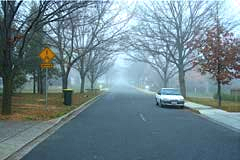
#> input picture Image-Dehazing/Dehazedtest1.png, 240 x 160 px, given in place of hazy.mp4, which was not available
$ python dehazing_video.py
#> lines starting #> are read from the running program, lines starting #| are printed output that depends on the picture; pictures that were not available may be replaced by others from this repository, and a replacement may not be noted
### Image-Dehazing/dehazing.py
import numpy as np
import cv2
import glob
from scipy.ndimage import gaussian_filter


class Dehazing:
    def __init__(
        self,
        delta: float = 0.9,
        sigma: float = 1,
        brightness_gain: float = 1.275,
        kernel: tuple = (301, 301),
    ):
        """
        :param float delta: Control factor
        :param float sigma: Variance for the gaussian distribution
        :param float brightness_gain: Gain in brighness after recovering the dehazed image
        :param tuple kernel: Size of kernel to be used when applying the gaussian filter
        """
        self.delta = delta
        self.sigma = sigma
        self.bgain = brightness_gain
        self.kernel = kernel

    # [58 lines left out: functions psnr, ssim, not called in this run]

    def atmospheric_light(self, img: np.ndarray, x: float = 0.05):
        """To find atmospheric lighting in the image.

        :param np.ndarray img: hazy image
        :param float x: for finding top x% brightest pixels

        :return: A
        :rtype: float
        """
        gray = cv2.cvtColor(img, cv2.COLOR_RGB2GRAY)  # Grayscale transformation
        gray = gray.ravel()
        top = int(len(gray) * x / 100)  # Selecting top x% bright pixels

        """Gray Value Calculation"""
        A = gray[
            np.argpartition(gray, -top)[-top:]
        ].mean()  # Mean of top x% bright pixels
        return A

    def transmission_map(self, A: float, minIc: np.ndarray):
        """To find the transmission map of the image

        :param float A: Atmospheric Light
        :param np.ndarray minIc: minimum color channel

        :return: t
        :rtype: np.ndarray
        """
        MAX = minIc.max()
        MIN = minIc.min()
        J = self.delta * (minIc - MIN) * minIc / (MAX - MIN)
        t = abs((A - minIc) / (A - J))
        maxt = t.max()
        t[minIc > A] = t[minIc > A] / maxt
        t = cv2.GaussianBlur(t, self.kernel, self.sigma, sigmaY=self.sigma)
        t[t < 0.05] = 0.05
        t = np.repeat(t[:, :, None], 3, axis=2)
        return t

    def recover_image(self, img: np.ndarray, A: float, t: np.ndarray):
        """To recover the final image given the Atmospheric lighting and the transmission map

        :param np.ndarray img: Original hazy image
        :param float A: Atmospheric Light
        :param np.ndarray t: Transmission map

        :return: J
        :rtype: np.ndarray
        """
        J = ((img - A) / t) + A * self.bgain
        J[J > 255] = 255
        J[J < 0] = 0
        J = J.astype(np.uint8, copy=False)
        return J

    def dehaze(
        self,
        img: np.ndarray,
    ):
        """Implementation of dehazing algorithm given in 'Fast Image Dehazing Method Based on Linear Transformation'.
           DOI:http://dx.doi.org/10.1109/TMM.2017.2652069

        :param ndarray img: ndarray of input image

        :return: Dehazed image (J)
        :rtype: np.ndarray
        """

        minIc = img.min(axis=2).astype(np.float64, copy=False)  # Minimum filtering
        A = self.atmospheric_light(img, x=0.05)
        t = self.transmission_map(A, minIc)
        J = self.recover_image(img, A, t)
        return J


# if __name__ == "__main__":

### Image-Dehazing/dehazing_video.py
from dehazing import Dehazing
import time
import cv2
import os

dirname = os.path.dirname(__file__)


def dehaze_video():
    dehazer = Dehazing(delta=0.4, sigma=300, brightness_gain=1.1, kernel=(65, 65))
    cap = cv2.VideoCapture(os.path.join(dirname, "Hazy/hazy.mp4"))
    out = cv2.VideoWriter(
        os.path.join("Dehazed/dehazed23.mp4"),
        cv2.VideoWriter_fourcc(*"mp4v"),
        30,
        (1920, 1080),
    )
    newft = 0
    prevft = 0
    font = cv2.FONT_HERSHEY_SIMPLEX

    while cap.isOpened():
        ret, frame = cap.read()
#> frame is the input picture: shape (160, 240, 3); mean B, G, R 139.8, 131.5, 109
        if not ret:
            break
        frame = cv2.resize(frame, (int(frame.shape[1] / 2), int(frame.shape[0] / 2)))
#> frame: shape (80, 120, 3)
        newft = time.time()
        fps = 1 / (newft - prevft)
        prevft = newft
        fps = int(fps)
        frame = dehazer.dehaze(frame)
#> in dehaze, `minIc = img.min(axis=2).astype(np.float64, copy=False)`:
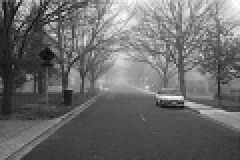
#> minIc: shape (80, 120) float64 (shown 2 times larger); min 7, max 255, mean 106.4
#> in atmospheric_light, `gray = cv2.cvtColor(img, cv2.COLOR_RGB2GRAY)`:
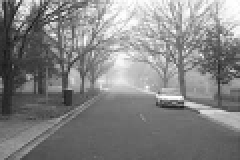
#> gray: shape (80, 120) (shown 2 times larger); min 18, max 255, mean 131.6
#> in atmospheric_light, `gray = gray.ravel()`: gray = 9600 values, max 255 at index 65, min 18 at index 1575, mean 131.6
#> in atmospheric_light, `top = int(len(gray) * x / 100)`: top = 4
#> in atmospheric_light, `A = gray[ np.argpartition(gray, -top)[-top:] ].mean()`: A = 255
#> in transmission_map, `MIN = minIc.min()`: MIN = 7
#> in transmission_map, `J = self.delta * (minIc - MIN) * minIc / (MAX - MIN)`:
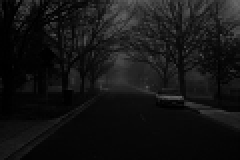
#> J: shape (80, 120) float64 (shown 2 times larger); min 0, max 102, mean 20.8
#> in transmission_map, `t = abs((A - minIc) / (A - J))`:
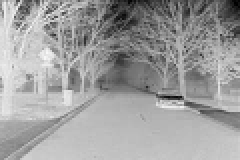
#> t: shape (80, 120) float64 (shown 2 times larger); min 0, max 0.973, mean 0.621
#> in transmission_map, `maxt = t.max()`: maxt = 0.973
#> in transmission_map, `t = cv2.GaussianBlur(t, self.kernel, self.sigma, sigmaY=self.sigma)`:
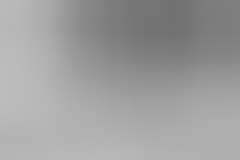
#> t: shape (80, 120) float64 (shown 2 times larger); min 0.447, max 0.739, mean 0.622
#> in recover_image, `J[J > 255] = 255`: J: shape (80, 120, 3) float64; mean B, G, R 100.8, 86.4, 48.9
#> in recover_image, `J[J < 0] = 0`:
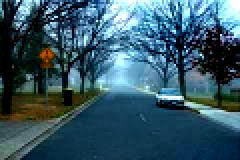
#> J: shape (80, 120, 3) float64 (shown 2 times larger); mean B, G, R 102.7, 88.1, 53

        cv2.putText(frame, str(fps), (1, 50), font, 1.5, (100, 255, 0), 2, cv2.LINE_AA)
#> frame: shape (80, 120, 3); mean B, G, R 104.4, 94.2, 51.5
        frame = cv2.resize(frame, (int(frame.shape[1] * 2), int(frame.shape[0] * 2)))
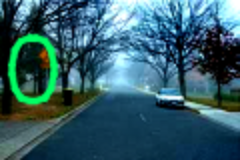
#> frame: shape (160, 240, 3); mean B, G, R 104.3, 94.2, 51.5
        out.write(frame)

    cap.release()
    out.release()
    cv2.destroyAllWindows()


dehaze_video()

$ run again, on Image-Dehazing/notebooktest.png
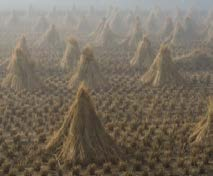
#> input picture Image-Dehazing/notebooktest.png, 213 x 176 px, given in place of hazy.mp4, which was not available
#> in dehaze_video, frame is the input picture: shape (176, 213, 3); mean B, G, R 94.6, 108.9, 118.8
#> in atmospheric_light, `gray = gray.ravel()`: gray = 9328 values, max 195 at index 0, min 27 at index 9216, mean 105.6
#> top = 4
#> in atmospheric_light, `A = gray[ np.argpartition(gray, -top)[-top:] ].mean()`: A = 195
#> MAX = 190
#> MIN = 18
#> in transmission_map, `t = abs((A - minIc) / (A - J))`:
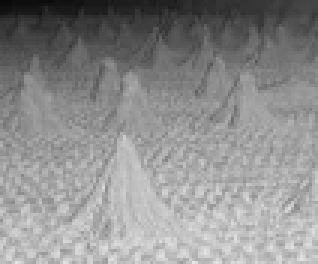
#> t: shape (88, 106) float64 (shown 3 times larger); min 0.042, max 0.908, mean 0.559
#> maxt = 0.908
#> in dehaze_video, `frame = cv2.resize(frame, (int(frame.shape[1] * 2), int(frame.shape[0]..`:
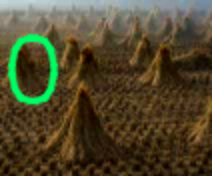
#> frame: shape (176, 212, 3); mean B, G, R 44.7, 72.4, 79.7

$ run again, on Image-Dehazing/stadium.png
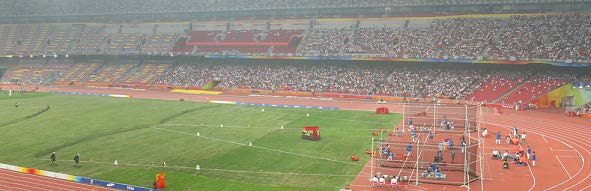
#> input picture Image-Dehazing/stadium.png, 591 x 191 px, given in place of hazy.mp4, which was not available
#> in dehaze_video, frame is the input picture: shape (191, 591, 3); mean B, G, R 118.7, 140.8, 150.3
#> top = 14
#> in atmospheric_light, `A = gray[ np.argpartition(gray, -top)[-top:] ].mean()`: A = 240.9
#> MAX = 243
#> MIN = 16
#> in transmission_map, `t = abs((A - minIc) / (A - J))`:
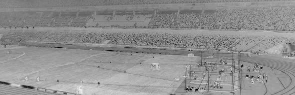
#> t: shape (95, 295) float64; min 0.00587, max 0.934, mean 0.564
#> maxt = 0.934
#> in dehaze_video, `frame = cv2.resize(frame, (int(frame.shape[1] * 2), int(frame.shape[0]..`:
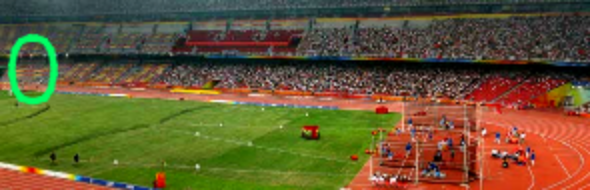
#> frame: shape (190, 590, 3); mean B, G, R 49.8, 87.4, 101.5
